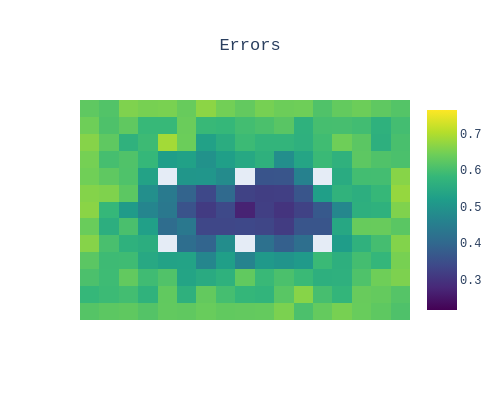

Write notebook code for a chart like this one.
### Code cell
fig = EFS.error_map(HDs=False, scale='viridis')

### Figure 1 — Plotly figure (JSON) as saved in the notebook; plotly's stock layout.template omitted (floating-point values rounded to 4 significant figures; data arrays with more than 128 entries replaced by an {"elided": "..."} marker saying what was removed)
{"data": [{"colorscale": [[0, "#440154"], [0.1111, "#482878"], [0.2222, "#3e4989"], [0.3333, "#31688e"], [0.4444, "#26828e"], [0.5556, "#1f9e89"], [0.6667, "#35b779"], [0.7778, "#6ece58"], [0.8889, "#b5de2b"], [1, "#fde725"]], "type": "heatmap", "z": {"elided": "13x17 float values"}, "zmax": 0.7657, "zmin": 0.2158}], "layout": {"font": {"family": "Courier New"}, "height": 400, "title": {"text": "Errors", "x": 0.5}, "width": 500, "xaxis": {"showticklabels": false}, "yaxis": {"autorange": "reversed", "showticklabels": false}}}
